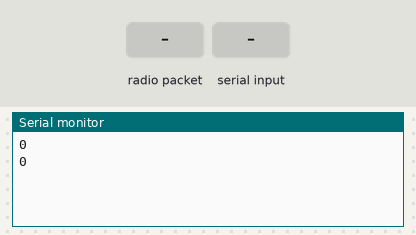
Bench run of a sketch on a simulated Arduino Uno, built with avr-gcc and run on an emulated ATmega328P. Parts: the last lines printed to the serial monitor. Inputs (shaded band) come from the test bench. No radio packets arrive unless stated.

Above: at 2.4 s.
2.5 s: radio packet "5" arrives
At 3.2 s:
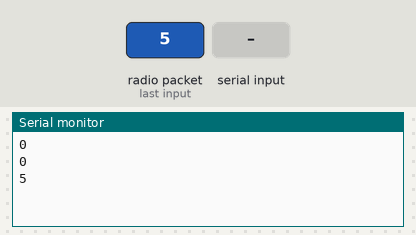
4.0 s: "90,45\n" received over the second serial link
At 5.3 s:
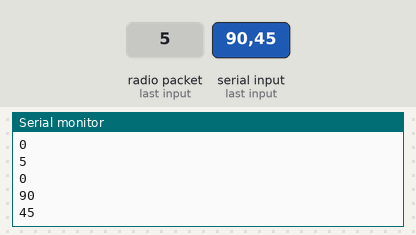
5.5 s: radio packet "200" arrives
7.0 s: "30,150\n" received over the second serial link
At 9.1 s:
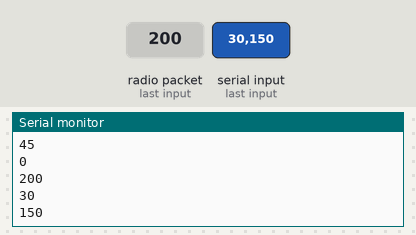
Timing chart, 0 to 9.5 s (numbered marks = the images above; inputs shaded):
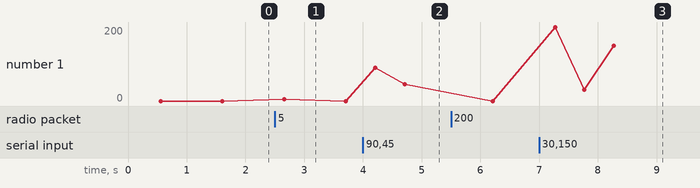

The sketch:

rf_transmitter.ino
```cpp
#include <SoftwareSerial.h>
#include <SPI.h>
#include <nRF24L01.h>
#include <RF24.h>

RF24 radio(7, 8); // CE, CSN
SoftwareSerial ArduinoUno(3,2);
const byte address1[6] = "00001";
const byte address2[6] = "00002";
void setup(){
	 radio.begin();
  radio.openWritingPipe(address1);
  radio.setPALevel(RF24_PA_MAX);
  radio.stopListening();
  Serial.begin(9600);
	ArduinoUno.begin(4800);

}

void loop(){
	radio.openWritingPipe(address1);
  radio.stopListening();
  char text[32] = "0";
	while(ArduinoUno.available()>0){
	int val = ArduinoUno.parseInt();
	//if(ArduinoUno.read()== 'c'){
  char text[32];
  itoa(val, text, 10);
  Serial.println(text);
  radio.write(&text, sizeof(text));
  delay(500);
}

delay(500);


  radio.openReadingPipe(0, address2);
  radio.startListening();
  delay(50);
  if (radio.available()) {
    radio.read(&text, sizeof(text));

    ArduinoUno.write(text);
}

Serial.println(text);
delay(500);
}
```

Measured:
- after the input at 2.5 s, the serial monitor: prints a new line after 0.16 s (image 1)
- after the input at 4.0 s, the serial monitor: prints a new line after 0.21 s (image 2)
- after the input at 7.0 s, the serial monitor: prints a new line after 0.77 s (image 3)
- plotted number 1: 0 → 45 after the input at 4.0 s, 0 → 150 after the input at 7.0 s
